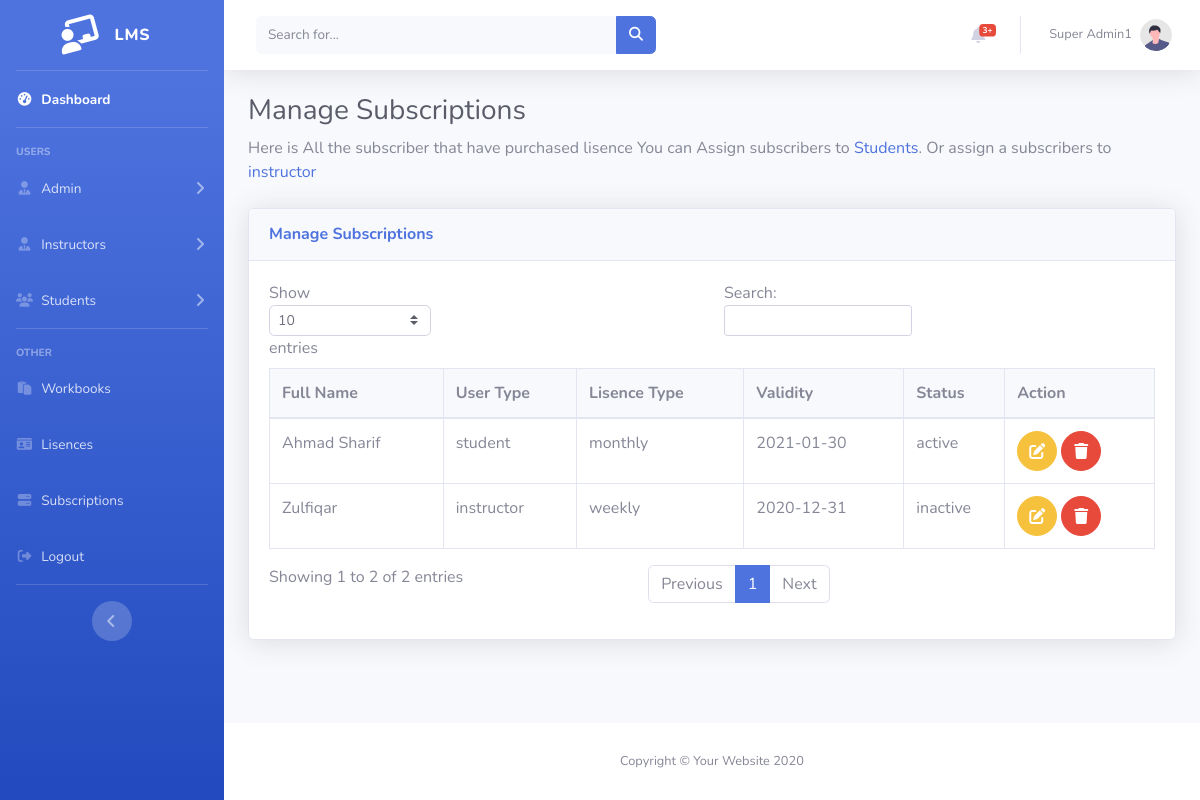
Page /Admin/subscribers.php (signed in) on the committed database.
### tables this page shows
CREATE TABLE `subscribers` (
  `id` int(11) NOT NULL,
  `name` varchar(30) NOT NULL,
  `user_type` varchar(30) NOT NULL,
  `validity` date NOT NULL,
  `l_type` varchar(30) NOT NULL,
  `status` varchar(30) NOT NULL DEFAULT 'inactive'
);

### Admin/subscribers.php (the view, shortened to what this page needs)
<?php session_start();
include "../db.php";
include "layout/header.php";
$data = mysqli_query($conn, "SELECT * FROM subscribers ");
$output = mysqli_fetch_all($data,MYSQLI_ASSOC);
?>
<body id="page-top">
<div id="wrapper">
<?php include "layout/sidebar.php";?>
    <div id="content-wrapper" class="d-flex flex-column">
        <div id="content">
        <?php include "layout/topbar.php";?>
    <div class="container-fluid">
<h1 class="h3 mb-2 text-gray-800">Manage Subscriptions</h1>
<p class="mb-4">Here is All the subscriber that have purchased lisence You can  Assign subscribers to<a
        href="students.php"> Students</a>. Or assign a subscribers to <a   href="students.php">instructor </a></p>
<div class="card shadow mb-4">
    <div class="card-header py-3">
        <h6 class="m-0 font-weight-bold text-primary">Manage Subscriptions</h6>
    </div>
    <div class="card-body">
        <div class="table-responsive">
            <table class="table table-bordered" id="dataTable" width="100%" cellspacing="0">
                <thead>
                    <tr class='bg-light '>
                        <th> Full Name</th>
                        <th>User Type</th>
                        <th>Lisence Type</th>
                        <th>Validity</th>
                        <th>Status</th>
                        <th>Action</th>
                    </tr>
                </thead>
                <tbody>
                    <?php foreach($output as $out) {?>
                    <tr>
                        <td><?php echo $out['name']?></td>
                        <td><?php echo $out['user_type']?></td>
                         <td><?php echo $out['l_type']?></td>
                         <td><?php echo $out['validity']?></td>
                        <td><?php echo $out['status']?></td>
                        <td>  <a class="btn btn-warning btn-circle"  onclick="GetEModal('<?php echo $out['id']?>','<?php echo $out['name']?>','<?php echo $out['user_type']?>'
                             ,'<?php echo $out['l_type']?>','<?php echo $out['validity']?>','<?php echo $out['status']?>')" data-toggle="modal" data-target="#editModal">
                                        <i class="fas fa-edit"></i>
                          </a>
                          <a href=""  class="btn btn-danger btn-circle" data-toggle="modal" data-target="#delModal">
                                        <i class="fas fa-trash"></i>
                          </a></td>
     <?php }?>
    </tr>
                </tbody>
            </table>
        </div>
    </div>
</div>
</div>
</div>
<?php include "layout/footer.php"?>

### rows in the picture
subscribers: name "Ahmad Sharif", user_type "student", l_type "monthly", validity "2021-01-30", status "active"
subscribers: name "Zulfiqar", user_type "instructor", l_type "weekly", validity "2020-12-31", status "inactive"

### other values in the picture
$_SESSION['name'] "Super Admin1"
